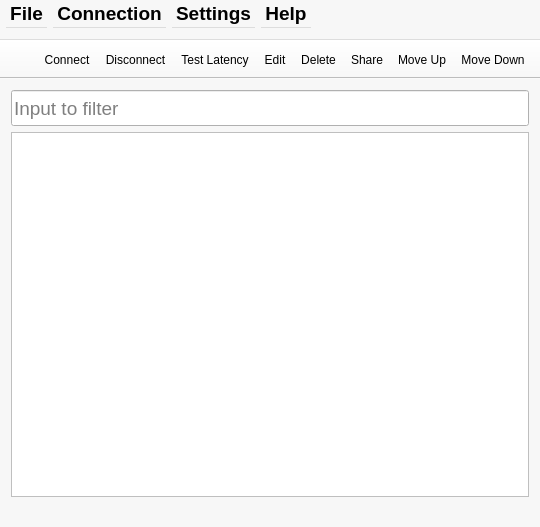
<?xml version="1.0" encoding="UTF-8"?>
<ui version="4.0">
 <class>MainWindow</class>
 <widget class="QMainWindow" name="MainWindow">
  <property name="geometry">
   <rect>
    <x>0</x>
    <y>0</y>
    <width>540</width>
    <height>527</height>
   </rect>
  </property>
  <property name="minimumSize">
   <size>
    <width>400</width>
    <height>400</height>
   </size>
  </property>
  <property name="palette">
   <palette>
    <active>
     <colorrole role="Base">
      <brush brushstyle="SolidPattern">
       <color alpha="255">
        <red>255</red>
        <green>255</green>
        <blue>255</blue>
       </color>
      </brush>
     </colorrole>
     <colorrole role="Window">
      <brush brushstyle="SolidPattern">
       <color alpha="255">
        <red>247</red>
        <green>247</green>
        <blue>247</blue>
       </color>
      </brush>
     </colorrole>
    </active>
    <inactive>
     <colorrole role="Base">
      <brush brushstyle="SolidPattern">
       <color alpha="255">
        <red>255</red>
        <green>255</green>
        <blue>255</blue>
       </color>
      </brush>
     </colorrole>
     <colorrole role="Window">
      <brush brushstyle="SolidPattern">
       <color alpha="255">
        <red>247</red>
        <green>247</green>
        <blue>247</blue>
       </color>
      </brush>
     </colorrole>
    </inactive>
    <disabled>
     <colorrole role="Base">
      <brush brushstyle="SolidPattern">
       <color alpha="255">
        <red>247</red>
        <green>247</green>
        <blue>247</blue>
       </color>
      </brush>
     </colorrole>
     <colorrole role="Window">
      <brush brushstyle="SolidPattern">
       <color alpha="255">
        <red>247</red>
        <green>247</green>
        <blue>247</blue>
       </color>
      </brush>
     </colorrole>
    </disabled>
   </palette>
  </property>
  <property name="windowTitle">
   <string>Connection Manager</string>
  </property>
  <property name="windowIcon">
   <iconset resource="../resources/icons.qrc">
    <normaloff>:/icons/icons/trojan-qt5.png</normaloff>:/icons/icons/trojan-qt5.png</iconset>
  </property>
  <property name="toolButtonStyle">
   <enum>Qt::ToolButtonFollowStyle</enum>
  </property>
  <widget class="QWidget" name="centralWidget">
   <layout class="QVBoxLayout" name="verticalLayout">
    <item>
     <widget class="QLineEdit" name="filterLineEdit">
      <property name="minimumSize">
       <size>
        <width>0</width>
        <height>36</height>
       </size>
      </property>
      <property name="font">
       <font>
        <family>Arial</family>
        <pointsize>14</pointsize>
       </font>
      </property>
      <property name="placeholderText">
       <string>Input to filter</string>
      </property>
      <property name="clearButtonEnabled">
       <bool>true</bool>
      </property>
     </widget>
    </item>
    <item>
     <widget class="QTableView" name="connectionView">
      <property name="editTriggers">
       <set>QAbstractItemView::NoEditTriggers</set>
      </property>
      <property name="tabKeyNavigation">
       <bool>false</bool>
      </property>
      <property name="selectionMode">
       <enum>QAbstractItemView::ExtendedSelection</enum>
      </property>
      <property name="selectionBehavior">
       <enum>QAbstractItemView::SelectRows</enum>
      </property>
      <property name="showGrid">
       <bool>false</bool>
      </property>
      <property name="sortingEnabled">
       <bool>true</bool>
      </property>
      <property name="wordWrap">
       <bool>false</bool>
      </property>
      <property name="cornerButtonEnabled">
       <bool>false</bool>
      </property>
      <attribute name="verticalHeaderVisible">
       <bool>false</bool>
      </attribute>
     </widget>
    </item>
   </layout>
  </widget>
  <widget class="QStatusBar" name="statusbar">
   <property name="sizeGripEnabled">
    <bool>false</bool>
   </property>
  </widget>
  <widget class="QToolBar" name="toolBar">
   <property name="windowTitle">
    <string>Show Toolbar</string>
   </property>
   <property name="movable">
    <bool>false</bool>
   </property>
   <property name="allowedAreas">
    <set>Qt::AllToolBarAreas</set>
   </property>
   <property name="toolButtonStyle">
    <enum>Qt::ToolButtonFollowStyle</enum>
   </property>
   <property name="floatable">
    <bool>false</bool>
   </property>
   <attribute name="toolBarArea">
    <enum>TopToolBarArea</enum>
   </attribute>
   <attribute name="toolBarBreak">
    <bool>false</bool>
   </attribute>
   <addaction name="Placeholder"/>
   <addaction name="actionConnect"/>
   <addaction name="actionDisconnect"/>
   <addaction name="actionTestLatency"/>
   <addaction name="actionEdit"/>
   <addaction name="actionDelete"/>
   <addaction name="actionShare"/>
   <addaction name="actionMoveUp"/>
   <addaction name="actionMoveDown"/>
  </widget>
  <widget class="QMenuBar" name="menuBar">
   <property name="geometry">
    <rect>
     <x>0</x>
     <y>0</y>
     <width>540</width>
     <height>40</height>
    </rect>
   </property>
   <property name="minimumSize">
    <size>
     <width>0</width>
     <height>40</height>
    </size>
   </property>
   <property name="font">
    <font>
     <family>Arial</family>
     <pointsize>14</pointsize>
     <weight>75</weight>
     <bold>true</bold>
    </font>
   </property>
   <widget class="QMenu" name="menuConnection">
    <property name="font">
     <font>
      <family>Arial</family>
     </font>
    </property>
    <property name="title">
     <string>Connection</string>
    </property>
    <widget class="QMenu" name="menuAdd">
     <property name="title">
      <string>&amp;Add</string>
     </property>
     <property name="icon">
      <iconset theme="list-add">
       <normaloff>.</normaloff>.</iconset>
     </property>
     <widget class="QMenu" name="menuManually">
      <property name="title">
       <string>Manually</string>
      </property>
      <addaction name="actionAdd_SOCKS5_Manually"/>
      <addaction name="actionAdd_HTTP_Manually"/>
      <addaction name="actionAdd_SS_Manually"/>
      <addaction name="actionAdd_SSR_Manually"/>
      <addaction name="actionAdd_Vmess_Manually"/>
      <addaction name="actionAdd_Trojan_Manually"/>
      <addaction name="actionAdd_Snell_Manually"/>
      <addaction name="actionAdd_NaiveProxy_Manually"/>
     </widget>
     <addaction name="menuManually"/>
     <addaction name="actionURI"/>
     <addaction name="actionPasteBoardURI"/>
     <addaction name="actionQRCodeFromFile"/>
     <addaction name="actionQRCode"/>
     <addaction name="actionScanQRCodeCapturer"/>
     <addaction name="actionFromConfigJson"/>
     <addaction name="actionFromShadowrocketJson"/>
    </widget>
    <addaction name="menuAdd"/>
    <addaction name="actionEdit"/>
    <addaction name="actionShare"/>
    <addaction name="actionDelete"/>
    <addaction name="separator"/>
    <addaction name="actionConnect"/>
    <addaction name="actionForceConnect"/>
    <addaction name="actionDisconnect"/>
    <addaction name="actionTestLatency"/>
    <addaction name="actionTestAllLatency"/>
    <addaction name="actionClearTraffic"/>
    <addaction name="separator"/>
    <addaction name="actionMoveUp"/>
    <addaction name="actionMoveDown"/>
   </widget>
   <widget class="QMenu" name="menuFile">
    <property name="font">
     <font>
      <family>Arial</family>
      <weight>50</weight>
      <bold>false</bold>
     </font>
    </property>
    <property name="title">
     <string>File</string>
    </property>
    <addaction name="actionImportGUIJson"/>
    <addaction name="actionImportConfigYaml"/>
    <addaction name="actionExportGUIJson"/>
    <addaction name="actionExportShadowrocketJson"/>
    <addaction name="actionExportSubscribe"/>
    <addaction name="actionSaveManually"/>
    <addaction name="separator"/>
    <addaction name="actionQuit"/>
   </widget>
   <widget class="QMenu" name="menuSettings">
    <property name="font">
     <font>
      <family>Arial</family>
     </font>
    </property>
    <property name="title">
     <string>Settings</string>
    </property>
    <addaction name="actionGeneralSettings"/>
    <addaction name="actionAdvanceModeSettings"/>
    <addaction name="actionUserRuleSerttings"/>
    <addaction name="separator"/>
    <addaction name="actionShowFilterBar"/>
   </widget>
   <widget class="QMenu" name="menuHelp">
    <property name="font">
     <font>
      <family>Arial</family>
     </font>
    </property>
    <property name="title">
     <string>Help</string>
    </property>
    <addaction name="actionAbout"/>
    <addaction name="actionAboutQt"/>
    <addaction name="separator"/>
    <addaction name="actionCheckUpdate"/>
    <addaction name="separator"/>
    <addaction name="actionGuiLog"/>
    <addaction name="actionCoreLog"/>
    <addaction name="separator"/>
    <addaction name="actionReportBug"/>
   </widget>
   <addaction name="menuFile"/>
   <addaction name="menuConnection"/>
   <addaction name="menuSettings"/>
   <addaction name="menuHelp"/>
  </widget>
  <action name="actionManuallySS">
   <property name="text">
    <string>&amp;Add SS Manually</string>
   </property>
   <property name="toolTip">
    <string>Add SS connection manually</string>
   </property>
   <property name="font">
    <font>
     <family>Arial</family>
    </font>
   </property>
  </action>
  <action name="actionManuallySSR">
   <property name="text">
    <string>&amp;Add SSR Manually</string>
   </property>
   <property name="toolTip">
    <string>Add SSR connection manually</string>
   </property>
   <property name="font">
    <font>
     <family>Arial</family>
    </font>
   </property>
  </action>
  <action name="actionManuallyVmess">
   <property name="text">
    <string>&amp;Add Vmess Manually</string>
   </property>
   <property name="toolTip">
    <string>Add Vmess connection manually</string>
   </property>
   <property name="font">
    <font>
     <family>Arial</family>
    </font>
   </property>
  </action>
  <action name="actionManuallyTrojan">
   <property name="text">
    <string>&amp;Add Trojan Manually</string>
   </property>
   <property name="toolTip">
    <string>Add Trojan connection manually</string>
   </property>
   <property name="font">
    <font>
     <family>Arial</family>
    </font>
   </property>
  </action>
  <action name="actionManuallySnell">
   <property name="text">
    <string>&amp;Add Snell Manually</string>
   </property>
   <property name="toolTip">
    <string>Add Snell connection manually</string>
   </property>
   <property name="font">
    <font>
     <family>Arial</family>
    </font>
   </property>
  </action>
  <action name="actionQRCode">
   <property name="text">
    <string>&amp;Scan QR Code on Screen</string>
   </property>
   <property name="font">
    <font>
     <family>Arial</family>
    </font>
   </property>
  </action>
  <action name="actionQRCodeFromFile">
   <property name="icon">
    <iconset theme="document-open">
     <normaloff>.</normaloff>.</iconset>
   </property>
   <property name="text">
    <string>&amp;From QR Code Image File</string>
   </property>
   <property name="toolTip">
    <string>From QR code image file</string>
   </property>
   <property name="font">
    <font>
     <family>Arial</family>
    </font>
   </property>
  </action>
  <action name="actionURI">
   <property name="text">
    <string>&amp;URI</string>
   </property>
   <property name="toolTip">
    <string>Add connection from URI</string>
   </property>
   <property name="font">
    <font>
     <family>Arial</family>
    </font>
   </property>
  </action>
  <action name="actionDelete">
   <property name="icon">
    <iconset theme="list-remove">
     <normaloff>.</normaloff>.</iconset>
   </property>
   <property name="text">
    <string>&amp;Delete</string>
   </property>
   <property name="font">
    <font>
     <family>Arial</family>
    </font>
   </property>
  </action>
  <action name="actionEdit">
   <property name="text">
    <string>&amp;Edit</string>
   </property>
   <property name="font">
    <font>
     <family>Arial</family>
    </font>
   </property>
  </action>
  <action name="Placeholder">
   <property name="text">
    <string/>
   </property>
   <property name="iconText">
    <string/>
   </property>
   <property name="visible">
    <bool>true</bool>
   </property>
  </action>
  <action name="actionConnect">
   <property name="text">
    <string>&amp;Connect</string>
   </property>
   <property name="font">
    <font>
     <family>Arial</family>
    </font>
   </property>
   <property name="shortcut">
    <string>Return</string>
   </property>
  </action>
  <action name="actionDisconnect">
   <property name="text">
    <string>D&amp;isconnect</string>
   </property>
   <property name="font">
    <font>
     <family>Arial</family>
    </font>
   </property>
   <property name="shortcut">
    <string>Return</string>
   </property>
  </action>
  <action name="actionQuit">
   <property name="icon">
    <iconset theme="application-exit">
     <normaloff>.</normaloff>.</iconset>
   </property>
   <property name="text">
    <string>&amp;Quit</string>
   </property>
   <property name="font">
    <font>
     <family>Arial</family>
    </font>
   </property>
   <property name="shortcut">
    <string>Ctrl+Q</string>
   </property>
  </action>
  <action name="actionAbout">
   <property name="icon">
    <iconset theme="help-about">
     <normaloff>.</normaloff>.</iconset>
   </property>
   <property name="text">
    <string>&amp;About</string>
   </property>
   <property name="font">
    <font>
     <family>Arial</family>
    </font>
   </property>
  </action>
  <action name="actionAboutQt">
   <property name="text">
    <string>About &amp;Qt</string>
   </property>
   <property name="font">
    <font>
     <family>Arial</family>
    </font>
   </property>
  </action>
  <action name="actionGeneralSettings">
   <property name="text">
    <string>&amp;General Settings</string>
   </property>
   <property name="font">
    <font>
     <family>Arial</family>
    </font>
   </property>
   <property name="shortcut">
    <string>Ctrl+,</string>
   </property>
  </action>
  <action name="actionShare">
   <property name="text">
    <string>&amp;Share</string>
   </property>
   <property name="font">
    <font>
     <family>Arial</family>
    </font>
   </property>
  </action>
  <action name="actionReportBug">
   <property name="text">
    <string>&amp;Report Bug</string>
   </property>
   <property name="font">
    <font>
     <family>Arial</family>
    </font>
   </property>
  </action>
  <action name="actionTestLatency">
   <property name="text">
    <string>&amp;Test Latency</string>
   </property>
   <property name="toolTip">
    <string>Test the latency of selected connection</string>
   </property>
   <property name="font">
    <font>
     <family>Arial</family>
    </font>
   </property>
  </action>
  <action name="actionTestAllLatency">
   <property name="text">
    <string>Test All C&amp;onnections Latency</string>
   </property>
   <property name="font">
    <font>
     <family>Arial</family>
    </font>
   </property>
  </action>
  <action name="actionClearTraffic">
   <property name="text">
    <string>Clear Traffic Stats</string>
   </property>
   <property name="font">
    <font>
     <family>Arial</family>
    </font>
   </property>
  </action>
  <action name="actionImportGUIJson">
   <property name="text">
    <string>&amp;Import Connections from gui-config.json</string>
   </property>
   <property name="toolTip">
    <string>Import connections from old version configuration file</string>
   </property>
   <property name="font">
    <font>
     <family>Arial</family>
    </font>
   </property>
  </action>
  <action name="actionImportConfigYaml">
   <property name="text">
    <string>&amp;Import Connections from config.yaml</string>
   </property>
   <property name="toolTip">
    <string>Import connections from clash configuration file</string>
   </property>
   <property name="font">
    <font>
     <family>Arial</family>
    </font>
   </property>
  </action>
  <action name="actionFromConfigJson">
   <property name="icon">
    <iconset theme="document-open">
     <normaloff>.</normaloff>.</iconset>
   </property>
   <property name="text">
    <string>From &amp;config.json</string>
   </property>
   <property name="font">
    <font>
     <family>Arial</family>
    </font>
   </property>
  </action>
  <action name="actionSaveManually">
   <property name="icon">
    <iconset theme="document-save">
     <normaloff>.</normaloff>.</iconset>
   </property>
   <property name="text">
    <string>&amp;Save Manually</string>
   </property>
   <property name="font">
    <font>
     <family>Arial</family>
    </font>
   </property>
   <property name="shortcut">
    <string>Ctrl+Shift+S</string>
   </property>
  </action>
  <action name="actionMoveUp">
   <property name="icon">
    <iconset theme="go-up">
     <normaloff>.</normaloff>.</iconset>
   </property>
   <property name="text">
    <string>&amp;Move Up</string>
   </property>
   <property name="font">
    <font>
     <family>Arial</family>
    </font>
   </property>
  </action>
  <action name="actionMoveDown">
   <property name="icon">
    <iconset theme="go-down">
     <normaloff>.</normaloff>.</iconset>
   </property>
   <property name="text">
    <string>Mo&amp;ve Down</string>
   </property>
   <property name="font">
    <font>
     <family>Arial</family>
    </font>
   </property>
  </action>
  <action name="actionShowFilterBar">
   <property name="checkable">
    <bool>true</bool>
   </property>
   <property name="checked">
    <bool>true</bool>
   </property>
   <property name="text">
    <string>&amp;Show Filter Bar</string>
   </property>
   <property name="font">
    <font>
     <family>Arial</family>
    </font>
   </property>
   <property name="shortcut">
    <string>Ctrl+F</string>
   </property>
  </action>
  <action name="actionExportGUIJson">
   <property name="text">
    <string>&amp;Export as gui-config.json</string>
   </property>
   <property name="font">
    <font>
     <family>Arial</family>
    </font>
   </property>
  </action>
  <action name="actionExportShadowrocketJson">
   <property name="text">
    <string>&amp;Export as shadowrocket.json</string>
   </property>
   <property name="font">
    <font>
     <family>Arial</family>
    </font>
   </property>
  </action>
  <action name="actionExportSubscribe">
   <property name="text">
    <string>&amp;Export as subscribe.txt</string>
   </property>
   <property name="font">
    <font>
     <family>Arial</family>
    </font>
   </property>
  </action>
  <action name="actionScanQRCodeCapturer">
   <property name="text">
    <string>Scan &amp;QR Code using Capturer</string>
   </property>
   <property name="toolTip">
    <string>Scan QR Code using Capturer</string>
   </property>
   <property name="font">
    <font>
     <family>Arial</family>
    </font>
   </property>
  </action>
  <action name="actionForceConnect">
   <property name="text">
    <string>&amp;Force Connect</string>
   </property>
   <property name="toolTip">
    <string>Connect to this connection and disconnect any connections currently using  the same local port</string>
   </property>
   <property name="font">
    <font>
     <family>Arial</family>
    </font>
   </property>
  </action>
  <action name="actionCheckUpdate">
   <property name="text">
    <string>Check Update</string>
   </property>
   <property name="font">
    <font>
     <family>Arial</family>
    </font>
   </property>
  </action>
  <action name="actionCoreLog">
   <property name="text">
    <string>Core Log</string>
   </property>
   <property name="font">
    <font>
     <family>Arial</family>
    </font>
   </property>
  </action>
  <action name="actionGuiLog">
   <property name="text">
    <string>Gui Log</string>
   </property>
   <property name="font">
    <font>
     <family>Arial</family>
    </font>
   </property>
  </action>
  <action name="actionUserRuleSerttings">
   <property name="text">
    <string>User Rule Settings</string>
   </property>
   <property name="font">
    <font>
     <family>Arial</family>
    </font>
   </property>
  </action>
  <action name="actionFromShadowrocketJson">
   <property name="icon">
    <iconset theme="ui" resource="../resources/icons.qrc">
     <normaloff>:/icons/actions/document-open.png</normaloff>:/icons/actions/document-open.png</iconset>
   </property>
   <property name="text">
    <string>From shadowrocket.json</string>
   </property>
   <property name="font">
    <font>
     <family>Arial</family>
    </font>
   </property>
  </action>
  <action name="actionPasteBoardURI">
   <property name="text">
    <string>PasteBoardURI</string>
   </property>
  </action>
  <action name="actionAdd_SOCKS5_Manually">
   <property name="text">
    <string>Add SOCKS5 Manually</string>
   </property>
  </action>
  <action name="actionAdd_HTTP_Manually">
   <property name="text">
    <string>Add HTTP Manually</string>
   </property>
  </action>
  <action name="actionAdd_SS_Manually">
   <property name="text">
    <string>Add SS Manually</string>
   </property>
  </action>
  <action name="actionAdd_SSR_Manually">
   <property name="text">
    <string>Add SSR Manually</string>
   </property>
  </action>
  <action name="actionAdd_Vmess_Manually">
   <property name="text">
    <string>Add Vmess Manually</string>
   </property>
  </action>
  <action name="actionAdd_Trojan_Manually">
   <property name="text">
    <string>Add Trojan Manually</string>
   </property>
  </action>
  <action name="actionAdd_Snell_Manually">
   <property name="text">
    <string>Add Snell Manually</string>
   </property>
  </action>
  <action name="actionAdd_NaiveProxy_Manually">
   <property name="text">
    <string>Add NaiveProxy Manually</string>
   </property>
  </action>
  <action name="actionAdvanceModeSettings">
   <property name="text">
    <string>Advance Mode Settings</string>
   </property>
  </action>
 </widget>
 <layoutdefault spacing="6" margin="11"/>
 <resources>
  <include location="../resources/icons.qrc"/>
 </resources>
 <connections>
  <connection>
   <sender>actionShowFilterBar</sender>
   <signal>toggled(bool)</signal>
   <receiver>filterLineEdit</receiver>
   <slot>setVisible(bool)</slot>
   <hints>
    <hint type="sourcelabel">
     <x>-1</x>
     <y>-1</y>
    </hint>
    <hint type="destinationlabel">
     <x>239</x>
     <y>88</y>
    </hint>
   </hints>
  </connection>
 </connections>
</ui>
